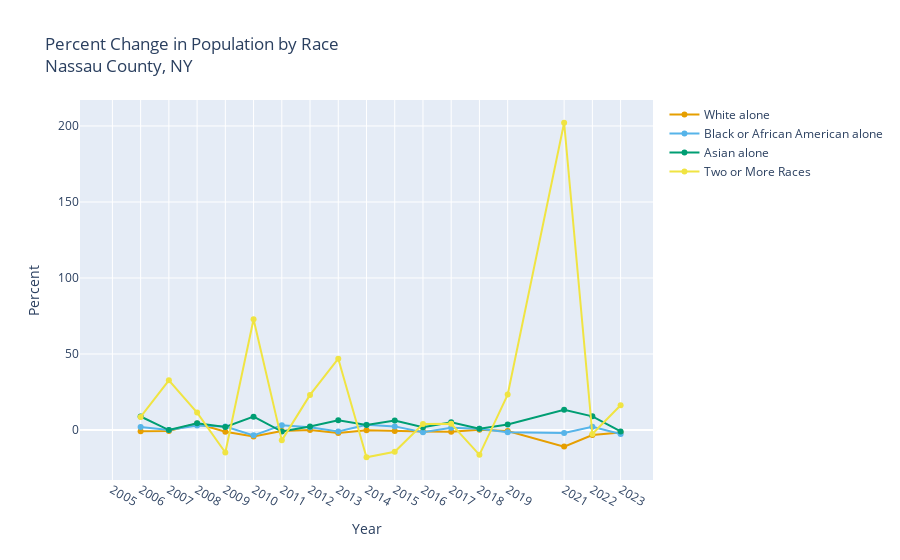

The notebook cell this image was saved under:
### Markdown cell above
One thing that stands out about this graph are the changes between 2019 and 2021. During that period there was a dramatic decrease in the "White alone" population, and a dramatic increase in the "Two or More Races" population. 

## pct_change_multiyear

The above graph shows us raw population accounts. Another way to look at the data is as a year-over-year percent change. The function `pct_change_multiyear` does this for us.

### Code cell
from IPython.display import display

from censusdis.multiyear import pct_change_multiyear

df_pct_change = pct_change_multiyear(df)
display(df_pct_change)

graph_multiyear(
    df_pct_change,
    title="Percent Change in Population by Race<br>Nassau County, NY",
    yaxis_title="Percent",
    y_cols=[
        "White alone",
        "Black or African American alone",
        "Asian alone",
        "Two or More Races",
    ],
)

### Figure 1 — Plotly figure (JSON) as saved in the notebook; plotly's stock layout.template omitted (floating-point values rounded to 4 significant figures)
{"data": [{"hovertemplate": "Year: %{x}<br>White alone: %{y:,}<extra></extra>", "line": {"color": "#E69F00"}, "mode": "lines+markers", "name": "White alone", "type": "scatter", "x": [2005, 2006, 2007, 2008, 2009, 2010, 2011, 2012, 2013, 2014, 2015, 2016, 2017, 2018, 2019, 2021, 2022, 2023], "y": [NaN, -0.8, -0.6, 4.3, -1.1, -4.3, -0.6, 0.0, -2.0, -0.1, -0.6, -0.9, -1.1, 0.2, -0.6, -10.9, -3.3, -1.6]}, {"hovertemplate": "Year: %{x}<br>Black or African American alone: %{y:,}<extra></extra>", "line": {"color": "#56B4E9"}, "mode": "lines+markers", "name": "Black or African American alone", "type": "scatter", "x": [2005, 2006, 2007, 2008, 2009, 2010, 2011, 2012, 2013, 2014, 2015, 2016, 2017, 2018, 2019, 2021, 2022, 2023], "y": [NaN, 2.0, -0.0, 3.0, 2.3, -3.5, 3.2, 1.9, -1.0, 3.4, 2.4, -1.5, 1.5, 0.8, -1.4, -1.9, 2.2, -2.6]}, {"hovertemplate": "Year: %{x}<br>Asian alone: %{y:,}<extra></extra>", "line": {"color": "#009E73"}, "mode": "lines+markers", "name": "Asian alone", "type": "scatter", "x": [2005, 2006, 2007, 2008, 2009, 2010, 2011, 2012, 2013, 2014, 2015, 2016, 2017, 2018, 2019, 2021, 2022, 2023], "y": [NaN, 8.9, -0.0, 4.5, 2.0, 8.8, -1.0, 2.3, 6.4, 3.3, 6.2, 1.8, 5.1, 0.9, 3.6, 13.3, 9.0, -0.9]}, {"hovertemplate": "Year: %{x}<br>Two or More Races: %{y:,}<extra></extra>", "line": {"color": "#F0E442"}, "mode": "lines+markers", "name": "Two or More Races", "type": "scatter", "x": [2005, 2006, 2007, 2008, 2009, 2010, 2011, 2012, 2013, 2014, 2015, 2016, 2017, 2018, 2019, 2021, 2022, 2023], "y": [NaN, 8.6, 32.7, 11.5, -14.8, 72.9, -6.8, 23.1, 46.9, -17.9, -14.3, 4.0, 4.1, -16.3, 23.3, 202.1, -2.6, 16.3]}], "layout": {"title": {"text": "Percent Change in Population by Race<br>Nassau County, NY"}, "xaxis": {"tickmode": "array", "ticktext": ["2005", "2006", "2007", "2008", "2009", "2010", "2011", "2012", "2013", "2014", "2015", "2016", "2017", "2018", "2019", "2021", "2022", "2023"], "tickvals": [2005, 2006, 2007, 2008, 2009, 2010, 2011, 2012, 2013, 2014, 2015, 2016, 2017, 2018, 2019, 2021, 2022, 2023], "title": {"text": "Year"}}, "yaxis": {"title": {"text": "Percent"}}}}
